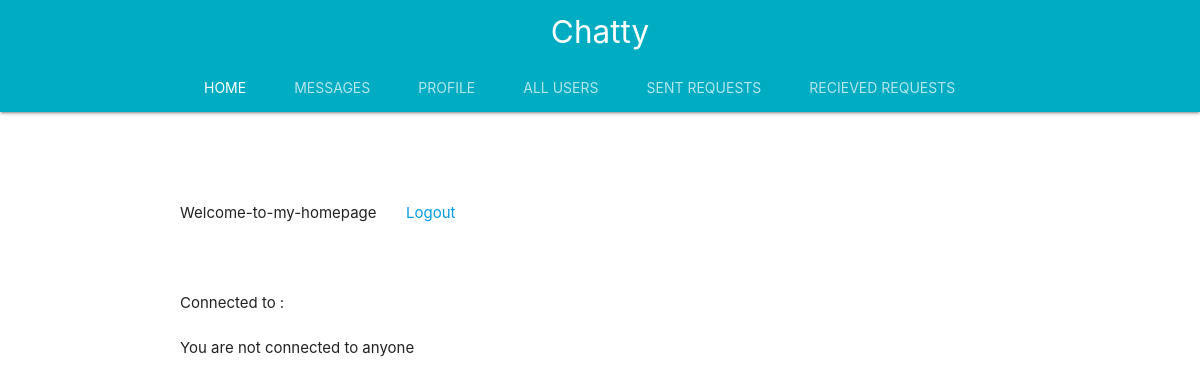
The page / (signed in) on the database as committed earlier.
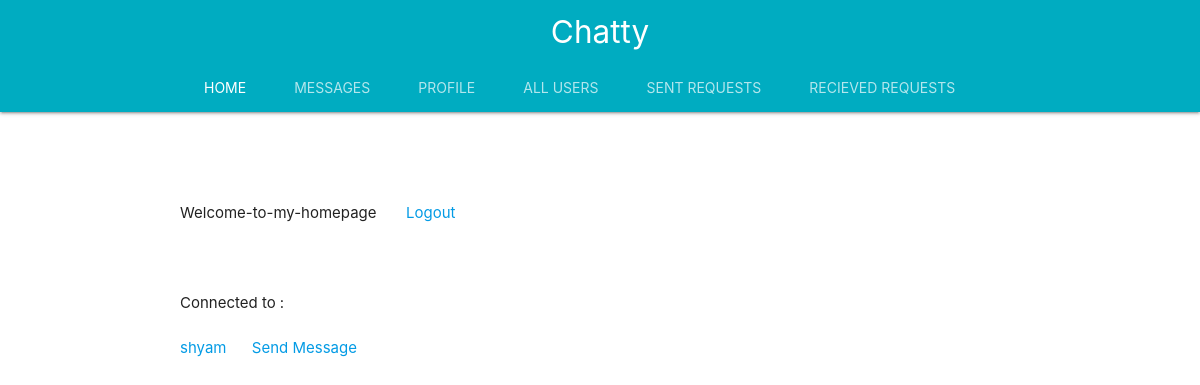
The same page on the database as committed later.
### accounts/models.py (models this page shows)
class Profile(models.Model):
	user = models.OneToOneField(settings.AUTH_USER_MODEL,on_delete=models.CASCADE)
	slug=models.SlugField()
	friends=models.ManyToManyField("Profile",blank=True)
	def __str__(self):
		return self.user.username

### accounts/views.py (the view)
# urls.py: path('',views.HomeView,name='index'),
@login_required
def HomeView(request):
	user_profile=Profile.objects.get(user=request.user)
	connected=user_profile.friends.all()
	context={
		'friends':connected
	}
	return render(request,'accounts/home.html',context)

### accounts/templates/accounts/home.html (shortened to what this page needs)
{% extends 'accounts/base.html' %}
{% block content %}
	<br><br>Welcome-to-my-homepage &nbsp;&nbsp;&nbsp;&nbsp;&nbsp;
	<a href="{% url 'accounts:logout' %}">Logout</a>
	<br><br>
<br><br>
	Connected to : <br><br>
	{% if friends %}
		{% for friend in friends %}
			<a href="{% url 'accounts:user_profile' friend.id %}">{{friend}}</a> &nbsp;&nbsp;&nbsp;&nbsp;<a href="{% url 'chat:show_message' friend.id%}"> Send Message</a><br>
		{% endfor %}
	{% else %}
		You are not connected to anyone
	{% endif %}
{% endblock %}

Rows that differ between the two databases and show on the page:
now on this page (row edited): Profile: user.username "shyam"
Other text that changed with them:
text no longer shown: "You are not connected to anyone"
